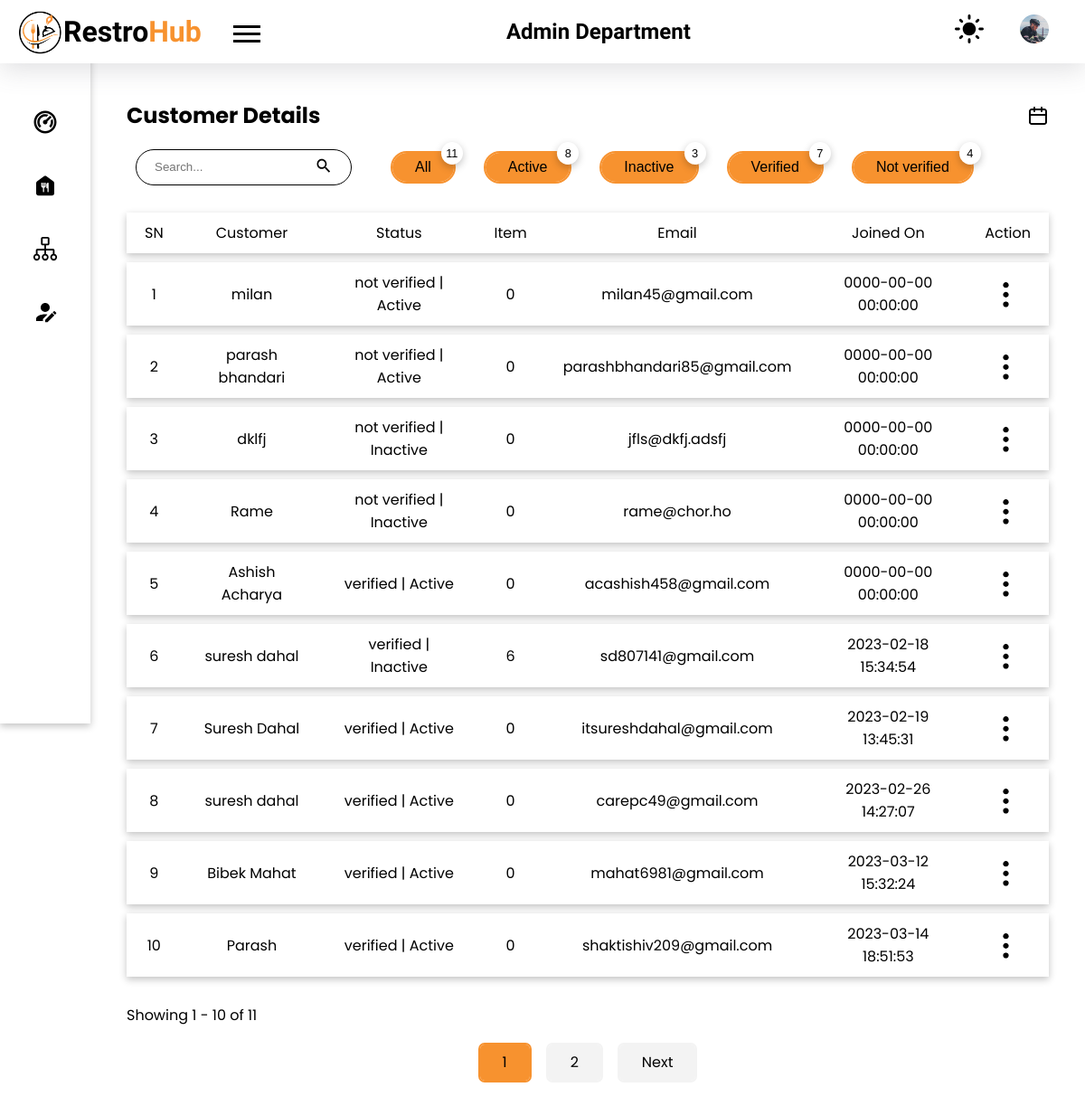
Page /admin/users/customer.php (signed in) on the committed database.
### tables this page shows
CREATE TABLE `customer` (
  `id` int(10) NOT NULL,
  `names` varchar(100) NOT NULL,
  `username` varchar(100) DEFAULT NULL,
  `email` varchar(100) NOT NULL,
  `password` varchar(100) DEFAULT NULL,
  `provider` varchar(50) DEFAULT NULL,
  `date` datetime NOT NULL,
  `status` varchar(20) NOT NULL,
  `active` int(1) NOT NULL,
  `otp` varchar(11) DEFAULT NULL,
  `count` int(11) NOT NULL
);

### admin/components/calculate-offset.php (called while the page is built, shortened)
<?php
if (isset($_GET['page'])) {
    $page = mysqli_real_escape_string($conn, $_GET['page']);
    if (!is_numeric($page)) {
        $page = 1;
    }
} else {
    $page = 1;
}
$offset = intval(($page - 1) * $limit);
?>

### admin/users/customer.php (the view, shortened to what this page needs)
<!DOCTYPE html>
<html lang="en">
<head>
    <link rel="stylesheet" href="../../styles/style.css">
</head>
<body>
    <?php
    require("./components/header.php");
    require("./components/sidebar.php");
    require("../../config.php");
    ?>
    <main class="admin_dashboard_body">
        <section class="dashboard_inner-head flex items-center">
            <h2>Customer Details</h2>
            <img src="../../images/ic_calender.svg" class="filter_by_date popper-btn" alt="filter">
        </section>
        <div class="flex items-center mt-20">
            <div class="flex items-center">
                <form action="#" method="post" class="search_form border-curve-lg">
                    <div class="flex items-center">
                        <input type="search" placeholder="Search..." class="no_outline search_employee" name="search-employee" id="search-employee">
                        <button type="submit" class="no_bg no_outline"><img src="../../images/ic_search.svg" alt="search icon"></button>
                    </div>
                </form>
                <?php
                $sql_all = "SELECT names,username,email,date,status FROM customer";
                $result_all = mysqli_query($conn, $sql_all);
                $count = mysqli_num_rows($result_all);
                $sql_active = "SELECT names,username,email,date,status FROM customer WHERE active = 1";
                $result_active = mysqli_query($conn, $sql_active);
                $count_active = mysqli_num_rows($result_active);
                $sql_inactive = "SELECT names,username,email,date,status FROM customer WHERE active = 0";
                $result_inactive = mysqli_query($conn, $sql_inactive);
                $count_inactive = mysqli_num_rows($result_inactive);
                $sql_verified = "SELECT names,username,email,date,status FROM customer WHERE status = 'verified'";
                $result_verified = mysqli_query($conn, $sql_verified);
                $count_verified = mysqli_num_rows($result_verified);
                $sql_not_verified = "SELECT names,username,email,date,status FROM customer WHERE status = 'not verified'";
                $result_not_verified = mysqli_query($conn, $sql_not_verified);
                $count_not_verified = mysqli_num_rows($result_not_verified);
                ?>
                <form action="./backend/specific-users.php" method="post">
                    <button type="submit" name="specific-users" class="button ml-35 border-curve-lg relative">All
                        <div class="count-top shadow"><?php
                                                        echo $count;
                                                        ?>
                        </div>
                </form>
                <form action="./backend/specific-users.php" method="post">
                    <button type="submit" name="specific-users" class="button ml-35 border-curve-lg relative">Active
                        <div class="count-top shadow"><?php
                                                        echo $count_active;
                                                        ?>
                        </div>
                </form>
                <form action="./backend/specific-users.php" method="post">
                    <button type="submit" name="specific-users" class="button ml-35 border-curve-lg relative">Inactive
                        <div class="count-top shadow"><?php
                                                        echo $count_inactive;
                                                        ?>
                        </div>
                </form>
                <form action="./backend/specific-users.php" method="post">
                    <button type="submit" name="specific-users" class="button ml-35 border-curve-lg relative">Verified
                        <div class="count-top shadow"><?php
                                                        echo $count_verified;
                                                        ?>
                        </div>
                </form>
                <form action="./backend/specific-users.php" method="post">
                    <button type="submit" name="specific-users" class="button ml-35 border-curve-lg relative">Not verified
                        <div class="count-top shadow"><?php
                                                        echo $count_not_verified;
                                                        ?>
                        </div>
                </form>
            </div>
        </div>
        <?php
        require '../../config.php';
        $limit = 10;
        require '../components/calculate-offset.php';
        $sql = "SELECT id, names,username,email,date,status,active FROM customer limit $offset, $limit";
        if (isset($_SESSION['filter-by'])) {
            $filter_by = $_SESSION['filter-by'];
            if ($filter_by == 'all') {
                $sql = "SELECT id, names,username,email,date,status,active FROM customer limit $offset, $limit";
            } else if ($filter_by == 'active') {
                $sql = "SELECT id, names,username,email,date,status,active FROM customer WHERE active = 1 limit $offset, $limit";
            } else if ($filter_by == 'inactive') {
                $sql = "SELECT id, names,username,email,date,status,active FROM customer WHERE active = 0 limit $offset, $limit";
            } else if ($filter_by == 'verified') {
                $sql = "SELECT id, names,username,email,date,status,active FROM customer WHERE status = 'verified' limit $offset, $limit";
            } else if ($filter_by == 'not verified') {
                $sql = "SELECT id, names,username,email,date,status,active FROM customer WHERE status = 'not verified' limit $offset, $limit";
            }
        } else {
            $sql = "SELECT id, names,username,email,date,status,active FROM customer limit $offset, $limit";
        }
        $result = mysqli_query($conn, $sql) or die(mysqli_error($conn));
        if (mysqli_num_rows($result) > 0) {
        ?>
            <table class="mt-20">
                <tr class="shadow">
                    <th>SN</th>
                    <th>Customer</th>
                    <th>Status</th>
                    <th>Item</th>
                    <th>Email</th>
                    <th>Joined On</th>
                    <th>Action</th>
                </tr>
                <?php
                $i = $offset;
                while ($row = mysqli_fetch_assoc($result)) {
                    $i++;
                    $isActive = $row['active'] == 1 ? "Active" : "Inactive";
                    $id = $row['id'];
                    $sql_item_bought = "select count(orders.id) as total
                                        from orders
                                        inner join aos on orders.id = aos.order_id
                                        where aos.status = 'delivered' and
                                        orders.c_id = $id
                                        group by orders.c_id";
                    $res_item_bought = mysqli_query($conn, $sql_item_bought);
                    $row_item_bought = mysqli_fetch_assoc($res_item_bought);
                    $item_bought = 0;
                    if (mysqli_num_rows($res_item_bought) > 0) {
                        $item_bought = $row_item_bought['total'];
                    }
                ?>
                    <tr class="shadow">
                        <td><?php echo $i; ?></td>
                        <td><?php echo $row['names']; ?></td>
                        <td><?php echo $row['status'] . " | " . $isActive; ?></td>
                        <td><?php echo $item_bought; ?></td>
                        <td><?php echo $row['email']; ?></td>
                        <td><?php echo $row['date']; ?></td>
                        <td class="table_action_container">
                            <button class="no_bg no_outline table_option-menu">
                                <img src="../../images//ic_options.svg" alt="options menu">
                            </button>
                        </td>
                    </tr>
                <?php
                }
                ?>
            </table>
        <?php
            require '../components/pagination.php';
        } else {
            echo "No data found";
        }
        ?>
    </main>
</body>
</html>

### styles/style.css (style rules this page uses)
:root { --black: #000000; --gray: #afafaf; --light-gray: #f3f3f3; --primary-color: #F7922F; --trans-black: #00000030; --very-trans-black: #00000020; --trans-green: #DCFFD380; --trans-green-text: #30B900; --trans-yellow: #fafd3e67; --trans-yellow-text: #46500C; --trans-purple: #FFA0FB66; --trans-purple-text: #A500F3; --trans-primary: #F7922F50; --trans-red: #FFD6D6; --trans-red-text: #934747; --white: #ffffff; }
* { margin: 0; padding: 0; box-sizing: border-box; list-style: none; text-decoration: none; color: var(--black); }
html { scroll-behavior: smooth; }
.no_outline { outline: none; border: none; }
.no_bg { background-color: transparent; }
body { background-color: var(--white); }
a, button, a>*, button>*, input[type="submit"], .menu__for-sidebar, .menu__for-sidebar>*, .admin_profile_image, .date_filter_close, .popper-btn, .pointer { cursor: pointer; }
.shadow { box-shadow: rgba(0, 0, 0, 0.24) 0px 3px 8px; }
.mt-20 { margin-top: 20px !important; }
.ml-35 { margin-left: 35px; }
.border-curve-lg { border-radius: 25px; }
.flex { display: flex; align-items: flex-start; justify-content: space-between; flex-direction: row; }
.items-center { align-items: center; }
.relative { position: relative; }
body, .body-text { font-family: 'Poppins', sans-serif; }
.button { background-color: var(--primary-color); padding: 7px 25px; font-size: 1rem; min-width: fit-content; border: none !important; vertical-align: middle; outline: 2px solid var(--primary-color); }
.search_form { border: 2px solid var(--black); height: 40px; margin: 0 10px; padding: 3px 5px; }
.admin_dashboard_body { padding: 40px 40px 40px 140px; max-width: 1440px; }
.table_action_container { position: relative; }
.count-top { position: absolute; top: -12px; right: -10px; background-color: var(--white); padding: 5px; border-radius: 50%; font-size: 0.8rem; min-height: 1.5rem; min-width: 1.5rem; }
.search_form { border: 1px solid var(--black); padding: 7px 20px; transition: 0.3s; }
.search_form div img { width: 20px; }
table { border-collapse: separate; border-spacing: 0 10px; text-align: center; width: 100%; }
table th { font-weight: normal; }
table tr { background-color: var(--white); }
table tr td, table tr th { padding: 10px 20px; width: fit-content; }
.table_option-menu { transform: rotate(90deg); cursor: pointer; height: 35px; vertical-align: middle; }
h2 { font-size: 24px; }

### rows in the picture
customer: names "milan", status "not verified", active "Active", item_bought "0", email "milan45@gmail.com", date "0000-00-00 00:00:00"
customer: names "parash bhandari", status "not verified", active "Active", item_bought "0", email "parashbhandari85@gmail.com", date "0000-00-00 00:00:00"
customer: names "dklfj", status "not verified", active "Inactive", item_bought "0", email "jfls@dkfj.adsfj", date "0000-00-00 00:00:00"
customer: names "Rame", status "not verified", active "Inactive", item_bought "0", email "rame@chor.ho", date "0000-00-00 00:00:00"
customer: names "Ashish Acharya", status "verified", active "Active", item_bought "0", email "acashish458@gmail.com", date "0000-00-00 00:00:00"
customer: names "suresh dahal", status "verified", active "Inactive", item_bought "6", email "sd807141@gmail.com", date "2023-02-18 15:34:54"
customer: names "Suresh Dahal", status "verified", active "Active", item_bought "0", email "itsureshdahal@gmail.com", date "2023-02-19 13:45:31"
customer: names "suresh dahal", status "verified", active "Active", item_bought "0", email "carepc49@gmail.com", date "2023-02-26 14:27:07"
customer: names "Bibek Mahat", status "verified", active "Active", item_bought "0", email "mahat6981@gmail.com", date "2023-03-12 15:32:24"
customer: names "Parash", status "verified", active "Active", item_bought "0", email "shaktishiv209@gmail.com", date "2023-03-14 18:51:53"

### other values in the picture
$count "11"
$count_active "8"
$count_inactive "3"
$count_verified "7"
$count_not_verified "4"
$offset + 1 "1"
$offset + $limit "10"
